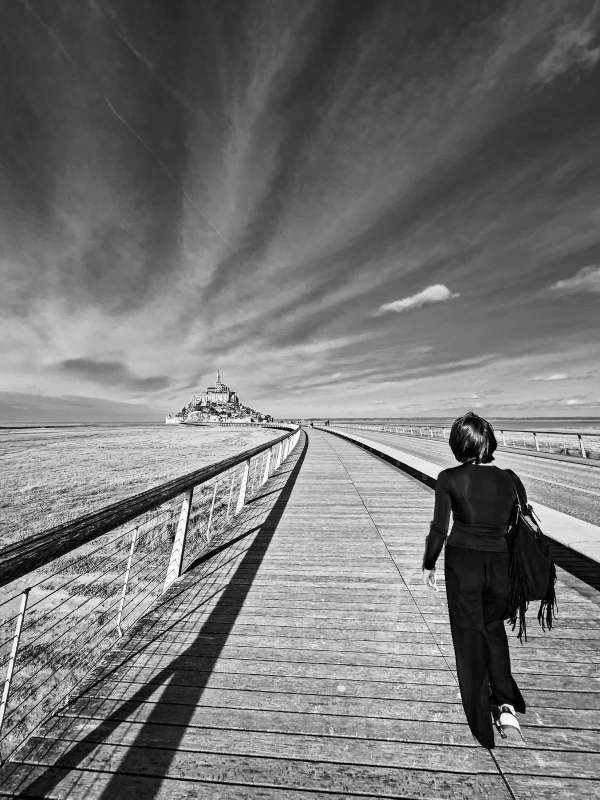
#> input picture photos/mont-saint-michel-passerelle.jpg, 1200 x 1599 px (shown at 1/2 size); its folder holds only this picture in this run
$ python photos.py
#> lines starting #> are read from the running program, lines starting #| are printed output that depends on the picture
"""Génère les versions web des photos de la galerie.

Pour chaque photo de photos/ (jpg, jpeg, png), crée dans photos/web/ :
  nom-800.webp   (800 px de large, pour la galerie)
  nom-1600.webp  (1600 px de large, pour la visionneuse plein écran)
Une photo plus étroite que 1600 px n'est jamais agrandie : la grande version garde sa largeur d'origine.
Les fichiers déjà à jour ne sont pas refaits.

Utilisation, depuis la racine du site :  python3 tools/photos.py
(il faut Pillow : pip install pillow)
"""
from pathlib import Path
from PIL import Image, ImageOps

ROOT = Path(__file__).resolve().parent.parent
SRC, OUT = ROOT / 'photos', ROOT / 'photos' / 'web'
SIZES = {'800': 800, '1600': 1600}

def main():
    OUT.mkdir(exist_ok=True)
    for f in sorted(SRC.iterdir()):
        if f.suffix.lower() not in ('.jpg', '.jpeg', '.png'):
            continue
        with Image.open(f) as im:
#> im is the input picture: PIL image 1200x1599 RGB; min 0, max 255, mean 117.6
            im = ImageOps.exif_transpose(im).convert('RGB')
            for tag, w in SIZES.items():
                dst = OUT / f'{f.stem}-{tag}.webp'
                if dst.exists() and dst.stat().st_mtime >= f.stat().st_mtime:
                    continue
                r = im if im.width <= w else im.resize((w, round(im.height * w / im.width)), Image.LANCZOS)
                r.save(dst, 'WEBP', quality=80, method=6)
                print(dst.relative_to(ROOT), r.size)
#> this loop made 2 passes
#> pass 1, in main, `r = im if im.width <= w else im.resize((w, round(im.height * w / im.wi..`:
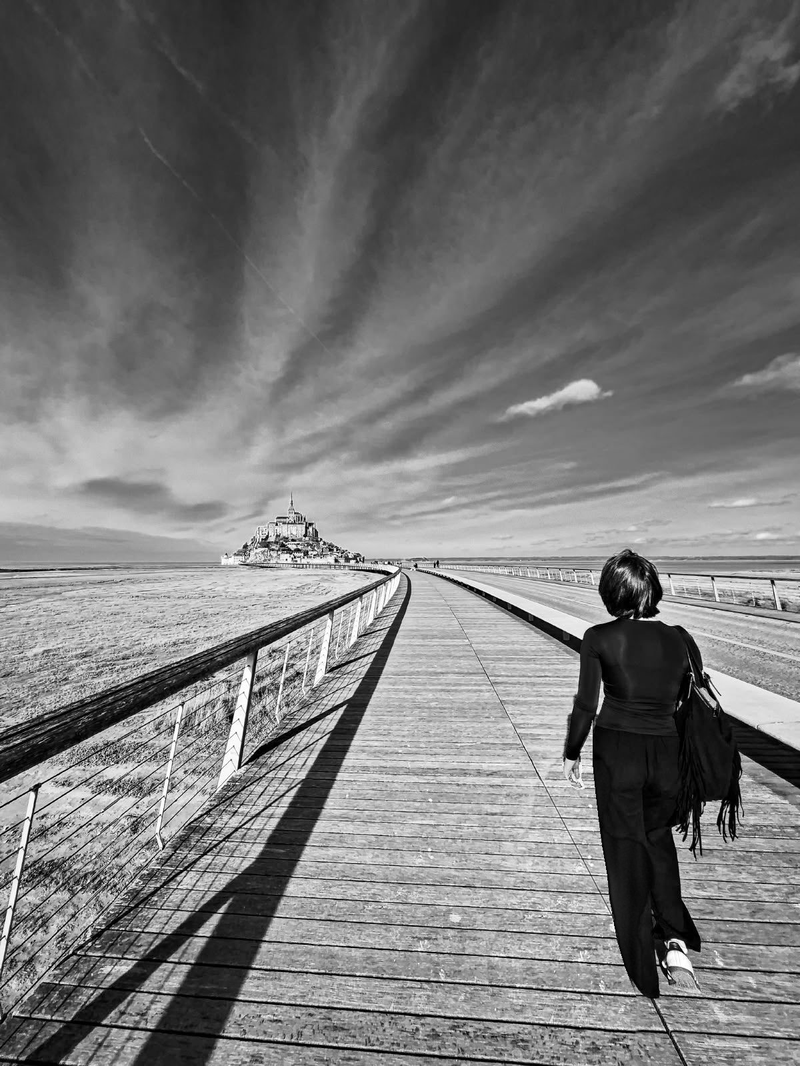
#> r: PIL image 800x1066 RGB; min 0, max 255, mean 117.6

if __name__ == '__main__':
    main()
